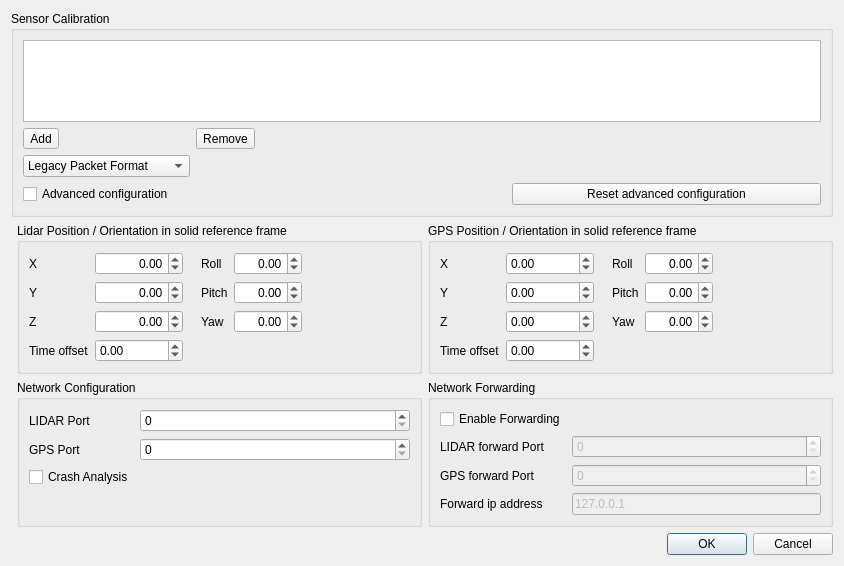
<?xml version="1.0" encoding="UTF-8"?>
<ui version="4.0">
 <class>vvCalibrationDialog</class>
 <widget class="QDialog" name="vvCalibrationDialog">
  <property name="geometry">
   <rect>
    <x>0</x>
    <y>0</y>
    <width>844</width>
    <height>566</height>
   </rect>
  </property>
  <property name="windowTitle">
   <string>Sensor Configuration</string>
  </property>
  <layout class="QGridLayout" name="gridLayout_2" columnstretch="0,0,0">
   <item row="2" column="1">
    <widget class="QGroupBox" name="LidarPositionOrientationGroup">
     <property name="title">
      <string>Lidar Position / Orientation in solid reference frame</string>
     </property>
     <layout class="QHBoxLayout" name="horizontalLayout">
      <item>
       <layout class="QFormLayout" name="RotationLayout">
        <item row="0" column="0">
         <widget class="QLabel" name="LidarXLabel">
          <property name="text">
           <string>X</string>
          </property>
         </widget>
        </item>
        <item row="0" column="1">
         <widget class="QDoubleSpinBox" name="LidarXSpinBox">
          <property name="alignment">
           <set>Qt::AlignRight|Qt::AlignTrailing|Qt::AlignVCenter</set>
          </property>
          <property name="minimum">
           <double>-100.000000000000000</double>
          </property>
          <property name="maximum">
           <double>100.000000000000000</double>
          </property>
         </widget>
        </item>
        <item row="1" column="0">
         <widget class="QLabel" name="LidarYLabel">
          <property name="text">
           <string>Y</string>
          </property>
         </widget>
        </item>
        <item row="1" column="1">
         <widget class="QDoubleSpinBox" name="LidarYSpinBox">
          <property name="alignment">
           <set>Qt::AlignRight|Qt::AlignTrailing|Qt::AlignVCenter</set>
          </property>
          <property name="minimum">
           <double>-100.000000000000000</double>
          </property>
          <property name="maximum">
           <double>100.000000000000000</double>
          </property>
         </widget>
        </item>
        <item row="2" column="0">
         <widget class="QLabel" name="LidarZLabel">
          <property name="text">
           <string>Z</string>
          </property>
         </widget>
        </item>
        <item row="2" column="1">
         <widget class="QDoubleSpinBox" name="LidarZSpinBox">
          <property name="alignment">
           <set>Qt::AlignRight|Qt::AlignTrailing|Qt::AlignVCenter</set>
          </property>
          <property name="minimum">
           <double>-100.000000000000000</double>
          </property>
          <property name="maximum">
           <double>100.000000000000000</double>
          </property>
         </widget>
        </item>
        <item row="3" column="0">
         <widget class="QLabel" name="lidarTimeOffsetLabel">
          <property name="text">
           <string>Time offset</string>
          </property>
         </widget>
        </item>
        <item row="3" column="1">
         <widget class="QDoubleSpinBox" name="lidarTimeOffsetSpinBox">
          <property name="minimum">
           <double>-1000000000.000000000000000</double>
          </property>
          <property name="maximum">
           <double>1000000000.000000000000000</double>
          </property>
         </widget>
        </item>
       </layout>
      </item>
      <item>
       <spacer name="horizontalSpacer_3">
        <property name="orientation">
         <enum>Qt::Horizontal</enum>
        </property>
        <property name="sizeType">
         <enum>QSizePolicy::Fixed</enum>
        </property>
        <property name="sizeHint" stdset="0">
         <size>
          <width>12</width>
          <height>20</height>
         </size>
        </property>
       </spacer>
      </item>
      <item>
       <layout class="QFormLayout" name="OriginLayout">
        <property name="fieldGrowthPolicy">
         <enum>QFormLayout::AllNonFixedFieldsGrow</enum>
        </property>
        <item row="2" column="0">
         <widget class="QLabel" name="LidarPitchLabel">
          <property name="text">
           <string>Pitch</string>
          </property>
         </widget>
        </item>
        <item row="2" column="1">
         <widget class="QDoubleSpinBox" name="LidarPitchSpinBox">
          <property name="alignment">
           <set>Qt::AlignRight|Qt::AlignTrailing|Qt::AlignVCenter</set>
          </property>
          <property name="minimum">
           <double>-90.000000000000000</double>
          </property>
          <property name="maximum">
           <double>90.000000000000000</double>
          </property>
         </widget>
        </item>
        <item row="4" column="0">
         <widget class="QLabel" name="LidarYawLabel">
          <property name="text">
           <string>Yaw</string>
          </property>
         </widget>
        </item>
        <item row="4" column="1">
         <widget class="QDoubleSpinBox" name="LidarYawSpinBox">
          <property name="alignment">
           <set>Qt::AlignRight|Qt::AlignTrailing|Qt::AlignVCenter</set>
          </property>
          <property name="minimum">
           <double>-360.000000000000000</double>
          </property>
          <property name="maximum">
           <double>360.000000000000000</double>
          </property>
         </widget>
        </item>
        <item row="1" column="0">
         <widget class="QLabel" name="LidarRollLabel">
          <property name="text">
           <string>Roll</string>
          </property>
         </widget>
        </item>
        <item row="1" column="1">
         <widget class="QDoubleSpinBox" name="LidarRollSpinBox">
          <property name="alignment">
           <set>Qt::AlignRight|Qt::AlignTrailing|Qt::AlignVCenter</set>
          </property>
          <property name="minimum">
           <double>-180.000000000000000</double>
          </property>
          <property name="maximum">
           <double>180.000000000000000</double>
          </property>
         </widget>
        </item>
       </layout>
      </item>
      <item>
       <spacer name="horizontalSpacer_2">
        <property name="orientation">
         <enum>Qt::Horizontal</enum>
        </property>
        <property name="sizeHint" stdset="0">
         <size>
          <width>0</width>
          <height>20</height>
         </size>
        </property>
       </spacer>
      </item>
     </layout>
    </widget>
   </item>
   <item row="1" column="0" colspan="3">
    <widget class="QGroupBox" name="CalibrationGroup">
     <property name="title">
      <string>Sensor Calibration</string>
     </property>
     <layout class="QGridLayout" name="gridLayout">
      <item row="3" column="2">
       <widget class="QPushButton" name="ClearSettingsPushButton">
        <property name="toolTip">
         <string>Reset the advanced configuration by default</string>
        </property>
        <property name="text">
         <string>Reset advanced configuration</string>
        </property>
       </widget>
      </item>
      <item row="0" column="0" colspan="3">
       <widget class="QListWidget" name="ListWidget"/>
      </item>
      <item row="1" column="0">
       <widget class="QToolButton" name="AddButton">
        <property name="text">
         <string>Add</string>
        </property>
        <property name="icon">
         <iconset theme="list-add">
          <normaloff>.</normaloff>.</iconset>
        </property>
        <property name="toolButtonStyle">
         <enum>Qt::ToolButtonTextBesideIcon</enum>
        </property>
       </widget>
      </item>
      <item row="3" column="1">
       <spacer name="horizontalSpacer_5">
        <property name="orientation">
         <enum>Qt::Horizontal</enum>
        </property>
        <property name="sizeHint" stdset="0">
         <size>
          <width>220</width>
          <height>20</height>
         </size>
        </property>
       </spacer>
      </item>
      <item row="1" column="1">
       <widget class="QToolButton" name="RemoveButton">
        <property name="text">
         <string>Remove</string>
        </property>
        <property name="icon">
         <iconset theme="list-remove">
          <normaloff>.</normaloff>.</iconset>
        </property>
        <property name="toolButtonStyle">
         <enum>Qt::ToolButtonTextBesideIcon</enum>
        </property>
       </widget>
      </item>
      <item row="1" column="2">
       <spacer name="horizontalSpacer">
        <property name="orientation">
         <enum>Qt::Horizontal</enum>
        </property>
        <property name="sizeHint" stdset="0">
         <size>
          <width>224</width>
          <height>20</height>
         </size>
        </property>
       </spacer>
      </item>
      <item row="3" column="0">
       <widget class="QCheckBox" name="AdvancedConfiguration">
        <property name="text">
         <string>Advanced configuration</string>
        </property>
       </widget>
      </item>
      <item row="2" column="0">
       <widget class="QComboBox" name="InterpreterSelectionComboBox">
        <item>
         <property name="text">
          <string>Legacy Packet Format</string>
         </property>
        </item>
        <item>
         <property name="text">
          <string>Advanced Packet Format</string>
         </property>
        </item>
       </widget>
      </item>
     </layout>
    </widget>
   </item>
   <item row="4" column="2">
    <widget class="QGroupBox" name="NetworkForwardingGroup">
     <property name="title">
      <string>Network Forwarding</string>
     </property>
     <layout class="QFormLayout">
      <property name="fieldGrowthPolicy">
       <enum>QFormLayout::AllNonFixedFieldsGrow</enum>
      </property>
      <item row="2" column="0">
       <widget class="QLabel" name="GPSForwardingPortLabel">
        <property name="text">
         <string>GPS forward Port</string>
        </property>
       </widget>
      </item>
      <item row="2" column="1">
       <widget class="QSpinBox" name="GPSForwardingPortSpinBox">
        <property name="enabled">
         <bool>false</bool>
        </property>
        <property name="maximum">
         <number>65535</number>
        </property>
       </widget>
      </item>
      <item row="1" column="1">
       <widget class="QSpinBox" name="LidarForwardingPortSpinBox">
        <property name="enabled">
         <bool>false</bool>
        </property>
        <property name="maximum">
         <number>65535</number>
        </property>
       </widget>
      </item>
      <item row="1" column="0">
       <widget class="QLabel" name="LidarForwardingPortLabel">
        <property name="text">
         <string>LIDAR forward Port</string>
        </property>
       </widget>
      </item>
      <item row="0" column="0">
       <widget class="QCheckBox" name="EnableForwardingCheckBox">
        <property name="text">
         <string>Enable Forwarding</string>
        </property>
       </widget>
      </item>
      <item row="3" column="0">
       <widget class="QLabel" name="label">
        <property name="text">
         <string>Forward ip address</string>
        </property>
       </widget>
      </item>
      <item row="3" column="1">
       <widget class="QLineEdit" name="ipAddresslineEdit">
        <property name="enabled">
         <bool>false</bool>
        </property>
        <property name="text">
         <string>127.0.0.1</string>
        </property>
        <property name="maxLength">
         <number>15</number>
        </property>
       </widget>
      </item>
     </layout>
    </widget>
   </item>
   <item row="4" column="1">
    <widget class="QGroupBox" name="NetworkGroup">
     <property name="title">
      <string>Network Configuration</string>
     </property>
     <layout class="QFormLayout">
      <property name="fieldGrowthPolicy">
       <enum>QFormLayout::AllNonFixedFieldsGrow</enum>
      </property>
      <item row="0" column="0">
       <widget class="QLabel" name="LidarPortLabel">
        <property name="text">
         <string>LIDAR Port</string>
        </property>
       </widget>
      </item>
      <item row="0" column="1">
       <widget class="QSpinBox" name="LidarPortSpinBox">
        <property name="maximum">
         <number>65535</number>
        </property>
       </widget>
      </item>
      <item row="1" column="0">
       <widget class="QLabel" name="GPSPortLabel_2">
        <property name="text">
         <string>GPS Port</string>
        </property>
       </widget>
      </item>
      <item row="1" column="1">
       <widget class="QSpinBox" name="GPSPortSpinBox">
        <property name="maximum">
         <number>65535</number>
        </property>
       </widget>
      </item>
      <item row="2" column="0">
       <widget class="QCheckBox" name="CrashAnalysisCheckBox">
        <property name="enabled">
         <bool>true</bool>
        </property>
        <property name="text">
         <string>Crash Analysis</string>
        </property>
       </widget>
      </item>
     </layout>
    </widget>
   </item>
   <item row="2" column="2">
    <widget class="QGroupBox" name="GPSPositionOrientationGroup">
     <property name="title">
      <string>GPS Position / Orientation in solid reference frame</string>
     </property>
     <property name="flat">
      <bool>false</bool>
     </property>
     <layout class="QHBoxLayout" name="horizontalLayout_2">
      <item>
       <layout class="QFormLayout" name="formLayout_4">
        <item row="0" column="0">
         <widget class="QLabel" name="GpsXLabel">
          <property name="text">
           <string>X</string>
          </property>
         </widget>
        </item>
        <item row="0" column="1">
         <widget class="QDoubleSpinBox" name="GpsXSpinBox">
          <property name="minimum">
           <double>-100.000000000000000</double>
          </property>
          <property name="maximum">
           <double>100.000000000000000</double>
          </property>
         </widget>
        </item>
        <item row="1" column="0">
         <widget class="QLabel" name="GpsYLabel">
          <property name="text">
           <string>Y</string>
          </property>
         </widget>
        </item>
        <item row="1" column="1">
         <widget class="QDoubleSpinBox" name="GpsYSpinBox">
          <property name="minimum">
           <double>-100.000000000000000</double>
          </property>
          <property name="maximum">
           <double>100.000000000000000</double>
          </property>
         </widget>
        </item>
        <item row="2" column="0">
         <widget class="QLabel" name="GpsZLabel">
          <property name="text">
           <string>Z</string>
          </property>
         </widget>
        </item>
        <item row="2" column="1">
         <widget class="QDoubleSpinBox" name="GpsZSpinBox">
          <property name="minimum">
           <double>-100.000000000000000</double>
          </property>
          <property name="maximum">
           <double>100.000000000000000</double>
          </property>
         </widget>
        </item>
        <item row="3" column="0">
         <widget class="QLabel" name="gpsTimeOffsetLabel">
          <property name="text">
           <string>Time offset</string>
          </property>
         </widget>
        </item>
        <item row="3" column="1">
         <widget class="QDoubleSpinBox" name="gpsTimeOffsetSpinBox">
          <property name="minimum">
           <double>-1000000000.000000000000000</double>
          </property>
          <property name="maximum">
           <double>1000000000.000000000000000</double>
          </property>
         </widget>
        </item>
       </layout>
      </item>
      <item>
       <spacer name="horizontalSpacer_6">
        <property name="orientation">
         <enum>Qt::Horizontal</enum>
        </property>
        <property name="sizeType">
         <enum>QSizePolicy::Fixed</enum>
        </property>
        <property name="sizeHint" stdset="0">
         <size>
          <width>12</width>
          <height>20</height>
         </size>
        </property>
       </spacer>
      </item>
      <item>
       <layout class="QFormLayout">
        <property name="fieldGrowthPolicy">
         <enum>QFormLayout::AllNonFixedFieldsGrow</enum>
        </property>
        <item row="1" column="0">
         <widget class="QLabel" name="GpsRollLabel">
          <property name="text">
           <string>Roll</string>
          </property>
         </widget>
        </item>
        <item row="1" column="1">
         <widget class="QDoubleSpinBox" name="GpsRollSpinBox">
          <property name="alignment">
           <set>Qt::AlignRight|Qt::AlignTrailing|Qt::AlignVCenter</set>
          </property>
          <property name="minimum">
           <double>-180.000000000000000</double>
          </property>
          <property name="maximum">
           <double>180.000000000000000</double>
          </property>
         </widget>
        </item>
        <item row="2" column="0">
         <widget class="QLabel" name="GpsPitchLabel">
          <property name="text">
           <string>Pitch</string>
          </property>
         </widget>
        </item>
        <item row="2" column="1">
         <widget class="QDoubleSpinBox" name="GpsPitchSpinBox">
          <property name="alignment">
           <set>Qt::AlignRight|Qt::AlignTrailing|Qt::AlignVCenter</set>
          </property>
          <property name="minimum">
           <double>-90.000000000000000</double>
          </property>
          <property name="maximum">
           <double>90.000000000000000</double>
          </property>
         </widget>
        </item>
        <item row="4" column="0">
         <widget class="QLabel" name="GpsYawLabel">
          <property name="text">
           <string>Yaw</string>
          </property>
         </widget>
        </item>
        <item row="4" column="1">
         <widget class="QDoubleSpinBox" name="GpsYawSpinBox">
          <property name="alignment">
           <set>Qt::AlignRight|Qt::AlignTrailing|Qt::AlignVCenter</set>
          </property>
          <property name="minimum">
           <double>-360.000000000000000</double>
          </property>
          <property name="maximum">
           <double>360.000000000000000</double>
          </property>
         </widget>
        </item>
       </layout>
      </item>
      <item>
       <spacer name="horizontalSpacer_4">
        <property name="orientation">
         <enum>Qt::Horizontal</enum>
        </property>
        <property name="sizeHint" stdset="0">
         <size>
          <width>20</width>
          <height>20</height>
         </size>
        </property>
       </spacer>
      </item>
     </layout>
    </widget>
   </item>
   <item row="6" column="0" colspan="3">
    <widget class="QDialogButtonBox" name="ButtonBox">
     <property name="orientation">
      <enum>Qt::Horizontal</enum>
     </property>
     <property name="standardButtons">
      <set>QDialogButtonBox::Cancel|QDialogButtonBox::Ok</set>
     </property>
    </widget>
   </item>
  </layout>
 </widget>
 <resources/>
 <connections>
  <connection>
   <sender>ButtonBox</sender>
   <signal>accepted()</signal>
   <receiver>vvCalibrationDialog</receiver>
   <slot>accept()</slot>
   <hints>
    <hint type="sourcelabel">
     <x>248</x>
     <y>254</y>
    </hint>
    <hint type="destinationlabel">
     <x>157</x>
     <y>274</y>
    </hint>
   </hints>
  </connection>
  <connection>
   <sender>ButtonBox</sender>
   <signal>rejected()</signal>
   <receiver>vvCalibrationDialog</receiver>
   <slot>reject()</slot>
   <hints>
    <hint type="sourcelabel">
     <x>316</x>
     <y>260</y>
    </hint>
    <hint type="destinationlabel">
     <x>286</x>
     <y>274</y>
    </hint>
   </hints>
  </connection>
 </connections>
</ui>
